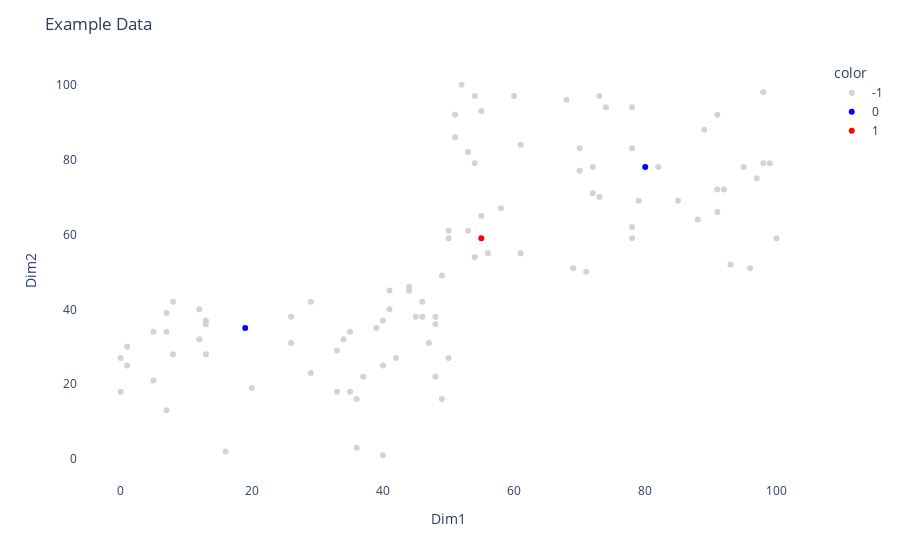

Here is the notebook cell this chart was saved with:
### Code cell
# Create a scatter plot
fig = px.scatter(dfe, x=dfe['Dim1'], y=dfe['Dim2'], opacity=1, color=dfe['Label'].astype(str),
                 color_discrete_sequence=['lightgrey', 'blue', 'red'],
                )

# Change chart background color
fig.update_layout(dict(plot_bgcolor = 'white'))

# Update axes lines
fig.update_xaxes(showgrid=True, gridwidth=1, gridcolor='white', 
                 zeroline=True, zerolinewidth=1, zerolinecolor='white', 
                 showline=True, linewidth=1, linecolor='white')

fig.update_yaxes(showgrid=True, gridwidth=1, gridcolor='white', 
                 zeroline=True, zerolinewidth=1, zerolinecolor='white', 
                 showline=True, linewidth=1, linecolor='white')

# Set figure title
fig.update_layout(title_text="Example Data")

# Update marker size
#fig.update_traces(marker=dict(size=7, line=dict(color='black', width=0.2)))

#fig.show()

### Figure 1 — Plotly figure (JSON) as saved in the notebook; plotly's stock layout.template omitted (floating-point values rounded to 4 significant figures)
{"data": [{"hovertemplate": "color=-1<br>Dim1=%{x}<br>Dim2=%{y}<extra></extra>", "legendgroup": "-1", "marker": {"color": "lightgrey", "opacity": 1, "symbol": "circle"}, "mode": "markers", "name": "-1", "orientation": "v", "showlegend": true, "type": "scatter", "x": [8, 45, 49, 40, 13, 40, 20, 36, 12, 37, 7, 46, 49, 39, 33, 48, 29, 29, 34, 47, 1, 33, 7, 42, 35, 48, 46, 13, 0, 7, 5, 48, 44, 16, 8, 0, 5, 26, 50, 35, 12, 41, 1, 44, 36, 40, 26, 41, 13, 55, 51, 55, 98, 72, 56, 70, 91, 98, 91, 73, 52, 97, 61, 73, 54, 69, 78, 99, 79, 58, 51, 93, 95, 92, 82, 71, 54, 50, 68, 61, 60, 53, 70, 72, 78, 100, 53, 78, 88, 54, 96, 78, 85, 91, 50, 89, 74], "xaxis": "x", "y": [28, 38, 16, 1, 28, 37, 19, 16, 32, 22, 34, 38, 49, 35, 29, 36, 42, 23, 32, 31, 25, 18, 13, 27, 18, 38, 42, 36, 18, 39, 21, 22, 46, 2, 42, 27, 34, 31, 27, 34, 40, 45, 30, 45, 3, 25, 38, 40, 37, 93, 92, 65, 98, 78, 55, 83, 92, 79, 72, 70, 100, 75, 84, 97, 97, 51, 62, 79, 69, 67, 86, 52, 78, 72, 78, 50, 79, 59, 96, 55, 97, 61, 77, 71, 83, 59, 82, 94, 64, 54, 51, 59, 69, 66, 61, 88, 94], "yaxis": "y"}, {"hovertemplate": "color=0<br>Dim1=%{x}<br>Dim2=%{y}<extra></extra>", "legendgroup": "0", "marker": {"color": "blue", "opacity": 1, "symbol": "circle"}, "mode": "markers", "name": "0", "orientation": "v", "showlegend": true, "type": "scatter", "x": [19, 80], "xaxis": "x", "y": [35, 78], "yaxis": "y"}, {"hovertemplate": "color=1<br>Dim1=%{x}<br>Dim2=%{y}<extra></extra>", "legendgroup": "1", "marker": {"color": "red", "opacity": 1, "symbol": "circle"}, "mode": "markers", "name": "1", "orientation": "v", "showlegend": true, "type": "scatter", "x": [55], "xaxis": "x", "y": [59], "yaxis": "y"}], "layout": {"legend": {"title": {"text": "color"}, "tracegroupgap": 0}, "margin": {"t": 60}, "plot_bgcolor": "white", "title": {"text": "Example Data"}, "xaxis": {"anchor": "y", "domain": [0, 1], "gridcolor": "white", "gridwidth": 1, "linecolor": "white", "linewidth": 1, "showgrid": true, "showline": true, "title": {"text": "Dim1"}, "zeroline": true, "zerolinecolor": "white", "zerolinewidth": 1}, "yaxis": {"anchor": "x", "domain": [0, 1], "gridcolor": "white", "gridwidth": 1, "linecolor": "white", "linewidth": 1, "showgrid": true, "showline": true, "title": {"text": "Dim2"}, "zeroline": true, "zerolinecolor": "white", "zerolinewidth": 1}}}
